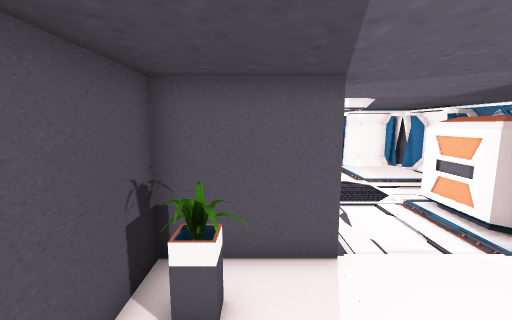
View 1 (above)

16 first-person views from a walk through a 3-D level made in the Unity game engine. The camera is 1.4 m above the floor, tilts 8° down and sees 90° across. Doors are open. The floor is counted in squares, 0.5 m on a side. Each view is taken from the middle of a square. On the plan, view 1 faces up. The plan holds only what a view shows up to about 19 squares ahead; the rest is blank. The player character is not drawn. Some surface patterns are stand-ins.

View 2
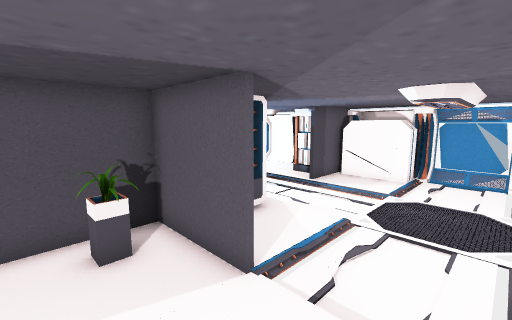

View 3
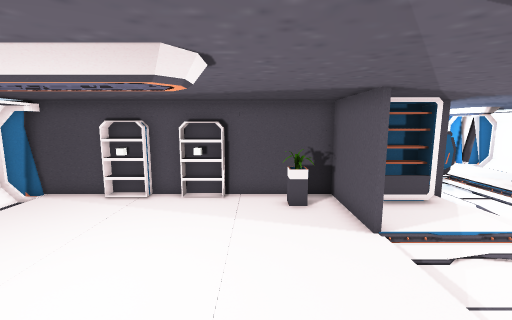

View 4
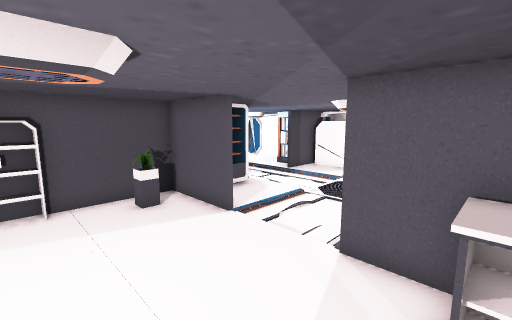

View 5
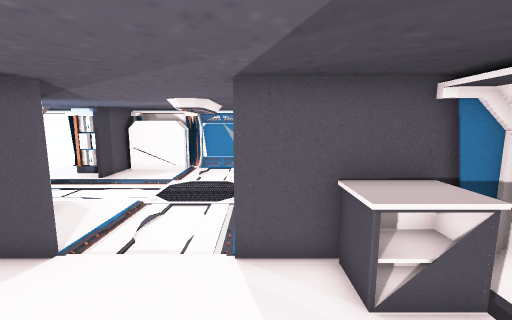

View 6
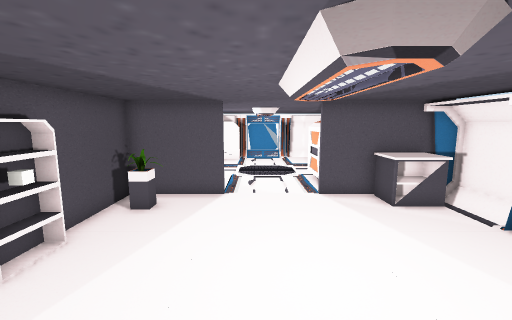

View 7
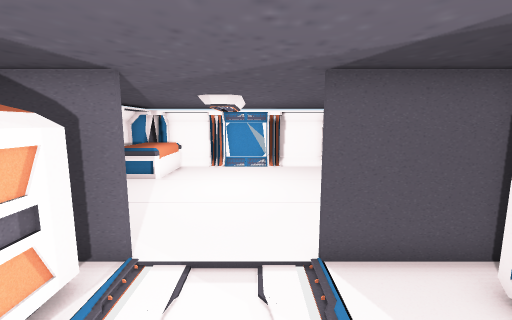

View 8
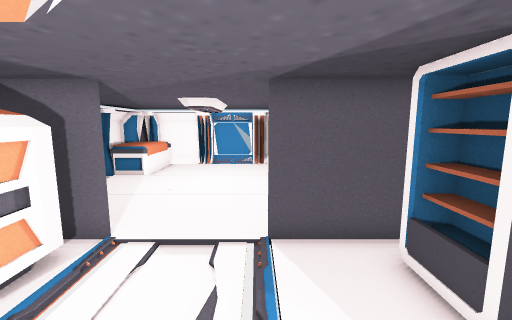

View 9
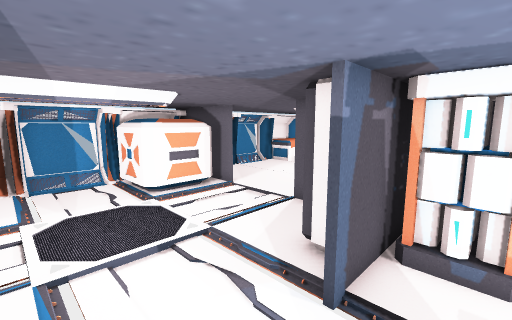

View 10
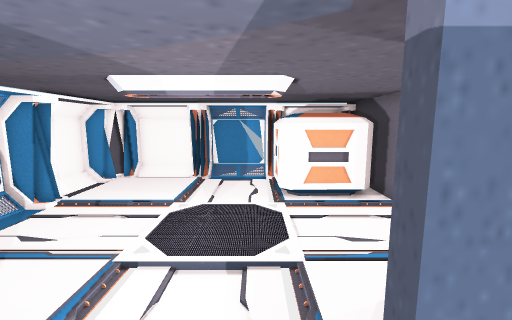

View 11
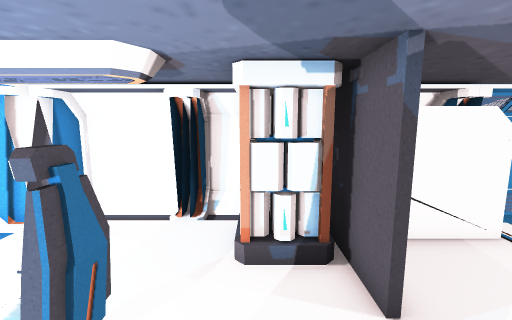

View 12
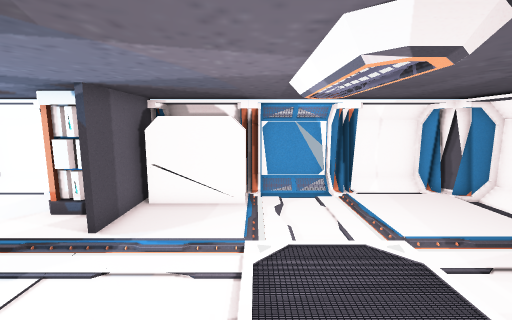

View 13
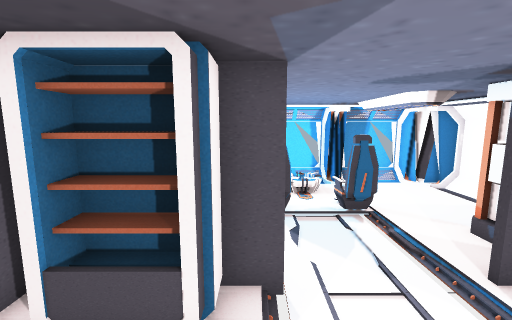

View 14
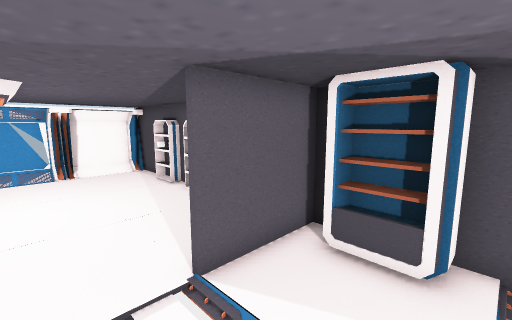

View 15
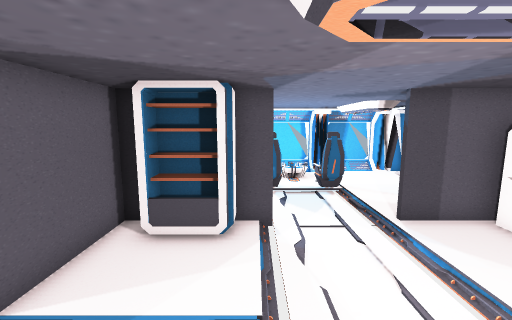

View 16
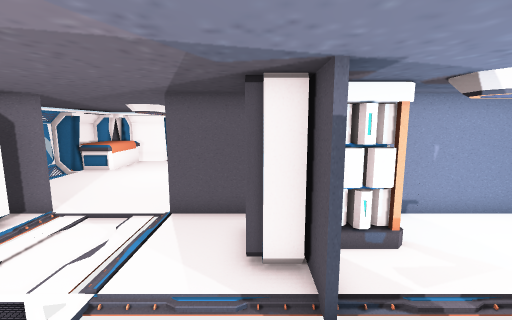

### Floor plan
Key: @ floor where view 1 was taken; # wall or solid block; . floor; D open door; = window, fence, low wall or low ledge; P plant; B battery; T thing the floor can be seen under or through.
Columns run from 10 left of view 1 to 10 right of it. Each row starts with its distance up from view 1.
 18 #########   #########
 17 # ..#   #  ##..##..##
 16 #.....BB#####.......#
 15 #####.BB#   ........
 14   ###...#...........
 13     #...D.....#.....#
 12     #...D...........#
 11     ....D...........
 10     # ..D...........
  9       . # ......#####
  8      #B #=......##
  7       B.#=......##
  6         ##......##
  5      ######DDDDD####
  4         #P....... ##
  3         #P........
  2         #...........
  1         #.....TT....#
  0         #.@...TT....
 -1         #.....TT....
 -2         #.....TT..#=#
 -3         #.....TT..=##
 -4         #.........=#
 -5         #.........=#
 -6         #...... #.=##
 -7         #  ##  ##  ##

Positions as (right, up) in squares from view 1, and headings:
1: (0, 0), facing up
2: (5, 2), facing up-left
3: (8, 2), facing left
4: (8, 0), facing up-left
5: (6, 0), facing up
6: (3, -5), facing up
7: (3, 10), facing down
8: (2, 11), facing down
9: (-4, 13), facing down-right
10: (-3, 10), facing right
11: (-4, 10), facing up
12: (2, 7), facing up
13: (2, 9), facing left
14: (4, 9), facing down-left
15: (5, 9), facing left
16: (-1, 13), facing down
